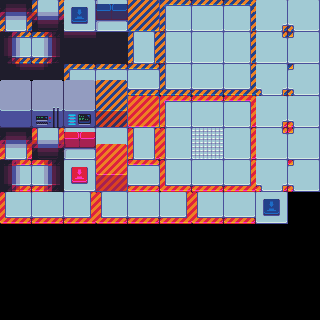

A level layout from a 2D game, rendered from its tile map. Below: a short description, then the map file with its tile-grid data intact:
An orthogonal 10x10 tile map with 32x32 px tiles, 3 tile layers (Background, Middle, Foreground), 1 image layer.

<map version="1.5" tiledversion="1.7.1" orientation="orthogonal" renderorder="right-down" width="10" height="10" tilewidth="32" tileheight="32" infinite="0" nextlayerid="4" nextobjectid="1">
 <tileset firstgid="1" source="tilesheet.tsx" />
 <layer id="3" name="Background" width="10" height="10">
  <data encoding="csv">
0,0,0,0,0,0,0,0,0,0,
0,0,0,0,0,0,0,0,0,0,
0,0,0,0,0,0,0,0,0,0,
0,0,0,0,0,0,0,0,0,0,
48,49,50,48,49,50,48,49,50,0,
62,63,64,62,63,64,62,63,64,0,
76,77,78,76,77,78,76,77,78,0,
0,0,0,0,0,0,0,0,0,0,
0,0,0,0,0,0,0,0,0,0,
0,0,0,0,0,0,0,0,0,0
</data>
 </layer>
 <layer id="2" name="Middle" width="10" height="10">
  <data encoding="csv">
0,0,0,0,0,0,0,0,0,0,
0,0,0,0,0,0,0,0,0,0,
0,0,6,7,8,0,0,0,0,0,
0,0,20,21,22,0,6,7,8,0,
0,0,34,35,36,0,20,21,22,0,
0,0,0,0,0,0,34,35,36,0,
0,0,0,0,0,0,0,0,0,0,
0,0,0,0,0,0,0,0,0,0,
0,0,0,0,0,0,0,0,0,0,
0,0,0,0,0,0,0,0,0,0
</data>
 </layer>
 <layer id="1" name="Foreground" width="10" height="10">
  <data encoding="csv">
0,0,0,0,0,0,0,0,0,0,
0,0,0,0,0,0,0,0,0,0,
0,0,0,0,0,0,0,0,0,0,
0,0,0,0,0,0,0,0,0,0,
0,0,0,0,0,0,0,0,0,0,
0,0,0,0,0,0,0,0,0,0,
0,0,0,0,0,0,0,0,3,0,
0,0,0,0,0,0,0,0,0,0,
0,0,0,0,0,0,0,0,0,0,
0,0,0,0,0,0,0,0,0,0
</data>
 </layer>
 <imagelayer id="4" name="ImageLayer" repeatx="1" repeaty="1">
  <image source="tilesheet.png" width="320" height="320" />
 </imagelayer>
</map>
